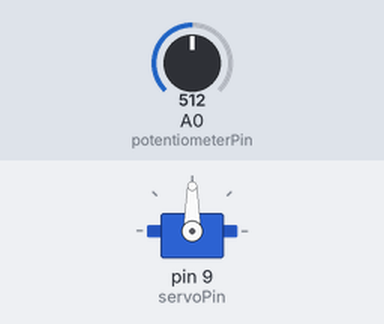
Bench run of a sketch on a simulated Arduino Uno, built with avr-gcc and run on an emulated ATmega328P. On the bench: servo. The test bench sets the inputs (shaded band); at power-on: A0 (potentiometerPin) = 512.

Above: at 1.2 s.
1.3 s: A0 (potentiometerPin) set to 716
At 2.2 s:
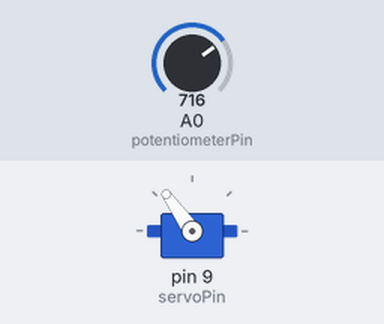
2.8 s: A0 (potentiometerPin) set to 900
At 3.1 s:
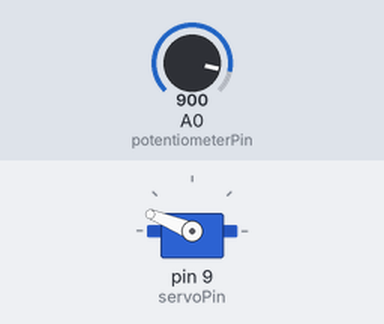
4.3 s: A0 (potentiometerPin) set to 1023
At 5.5 s:
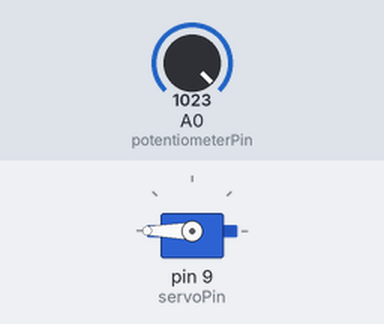
5.8 s: A0 (potentiometerPin) set to 306
At 6.6 s:
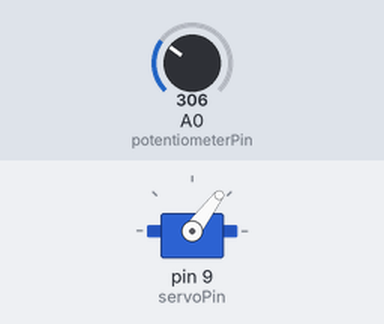
7.3 s: A0 (potentiometerPin) set to 122
At 8.1 s:
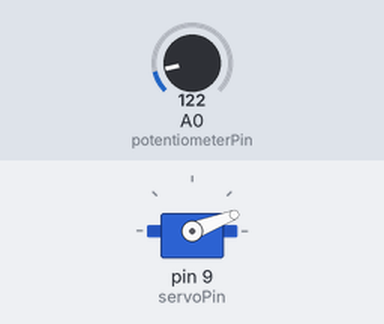
Timing chart, 0 to 9.8 s (numbered marks = the images above; inputs shaded):
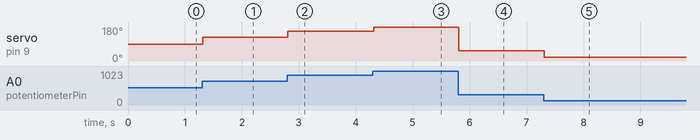

The sketch:

auto_door.ino
```cpp
#include <Servo.h>

// Pin numbers
const int servoPin = 9;        // The pin number for the servo motor
const int potentiometerPin = A0;  // The pin number for the potentiometer

// Servo object
Servo myservo;

void setup() {
  myservo.attach(servoPin);  // Attach servo to the specified pin
  myservo.write(0);  // Set initial position to 0 degrees

  pinMode(potentiometerPin, INPUT);  // Set potentiometer pin as input
}

void loop() {
  int potValue = analogRead(potentiometerPin);  // Read potentiometer value (0 to 1023)

  // Map the potentiometer value to servo angle (0 to 180 degrees)
  int servoAngle = map(potValue, 0, 1023, 0, 180);

  myservo.write(servoAngle);  // Set servo position based on potentiometer value

  delay(15);  // Small delay for smoother servo movement
}
```

Measured:
- after the input at 1.3 s, servo on pin 9 (servoPin): 90° → 125° at once
- after the input at 2.8 s, servo on pin 9 (servoPin): 125° → 158° at once
- after the input at 4.3 s, servo on pin 9 (servoPin): 158° → 180° at once
- after the input at 5.8 s, servo on pin 9 (servoPin): 180° → 53° at once
- after the input at 7.3 s, servo on pin 9 (servoPin): 53° → 21° at once
